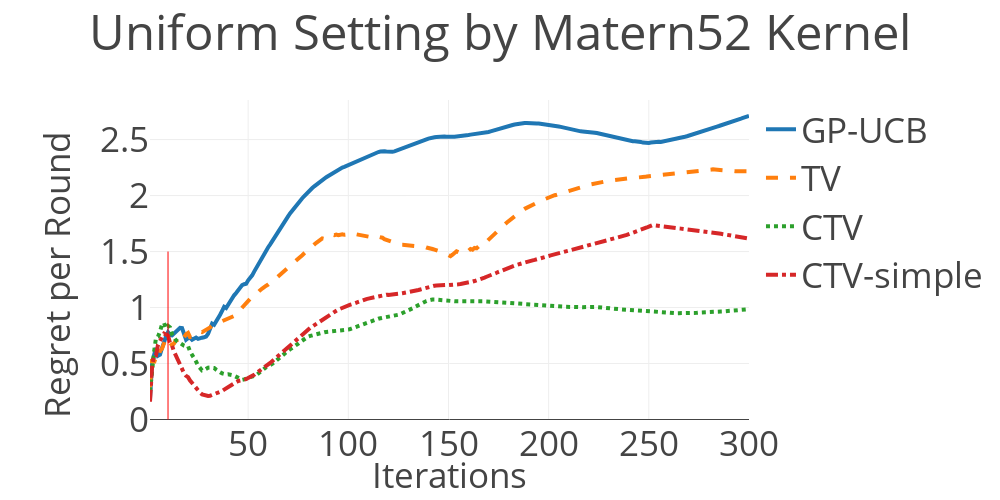

Source (notebook cell):
### Code cell
title = 'Uniform Setting by Matern52 Kernel'

target_dir = './results/'
normal = target_dir + '20190505/syn_bogunovic_matern52_normal.csv'
dtv = target_dir + '20190505/syn_bogunovic_matern52_dtv.csv'
ctv = target_dir + '20190506/syn_bogunovic_matern52_ctv.csv'
#ctv = target_dir + '20190428/syn_bogunovic_matern52_ctv.csv'
ctv_delta = target_dir + '20190506/syn_bogunovic_matern52_ctv_delta.csv'

plot_graph(normal, dtv, ctv, ctv_delta, title)

### Figure 1 — Plotly figure (JSON) as saved in the notebook; plotly's stock layout.template omitted (floating-point values rounded to 4 significant figures; data arrays with more than 128 entries replaced by an {"elided": "..."} marker saying what was removed)
{"data": [{"line": {"width": 4}, "name": "GP-UCB", "type": "scatter", "uid": "e953b176-b3a8-4ffb-9a0d-3de391bd0138", "x": {"elided": "300 int values"}, "y": {"elided": "300 float values"}}, {"line": {"dash": "dash", "width": 4}, "name": "TV", "type": "scatter", "uid": "86f4dcb5-4a79-42ac-ba4b-66eda0054d3d", "x": {"elided": "300 int values"}, "y": {"elided": "300 float values"}}, {"line": {"dash": "dot", "width": 4}, "name": "CTV", "type": "scatter", "uid": "6d914256-d13b-4831-bd39-abd8d5446013", "x": {"elided": "300 int values"}, "y": {"elided": "300 float values"}}, {"line": {"dash": "dashdot", "width": 4}, "name": "CTV-simple", "type": "scatter", "uid": "ab42e9f0-2287-4a0c-8ab9-5293aba09895", "x": {"elided": "300 int values"}, "y": {"elided": "300 float values"}}], "layout": {"annotations": [{"showarrow": false, "text": "Iterations", "x": 0.5, "xref": "paper", "y": -0.25, "yref": "paper"}, {"showarrow": false, "text": "Regret per Round", "textangle": -90, "x": -0.2, "xref": "paper", "y": 0, "yref": "paper"}], "autosize": false, "font": {"size": 35}, "height": 500, "margin": {"l": 150}, "shapes": [{"line": {"color": "red", "width": 1}, "type": "line", "x0": 10, "x1": 10, "y0": 0, "y1": 1.5}], "title": {"text": "Uniform Setting by Matern52 Kernel"}, "width": 1000}}
